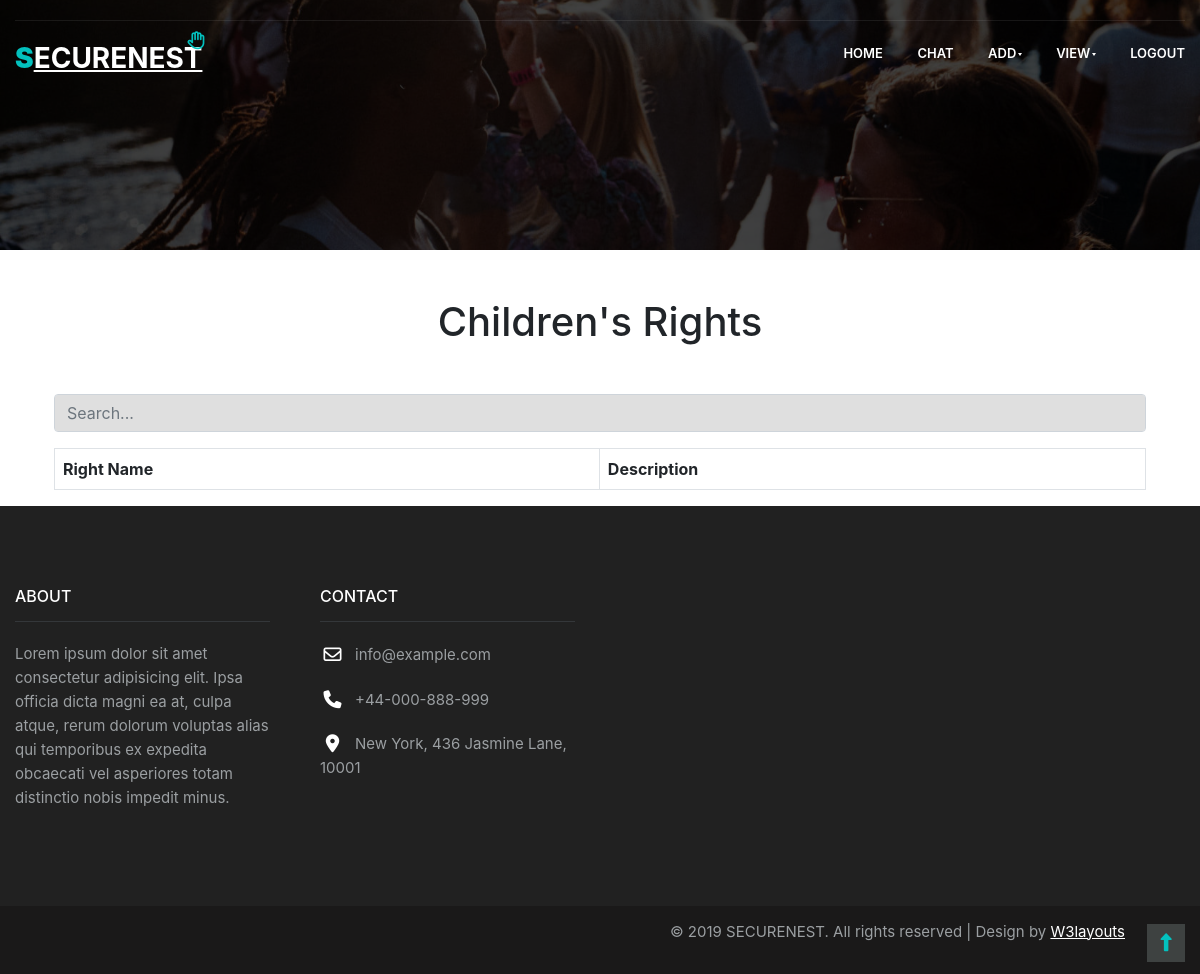
Page /viewRights/ on the earlier database version.
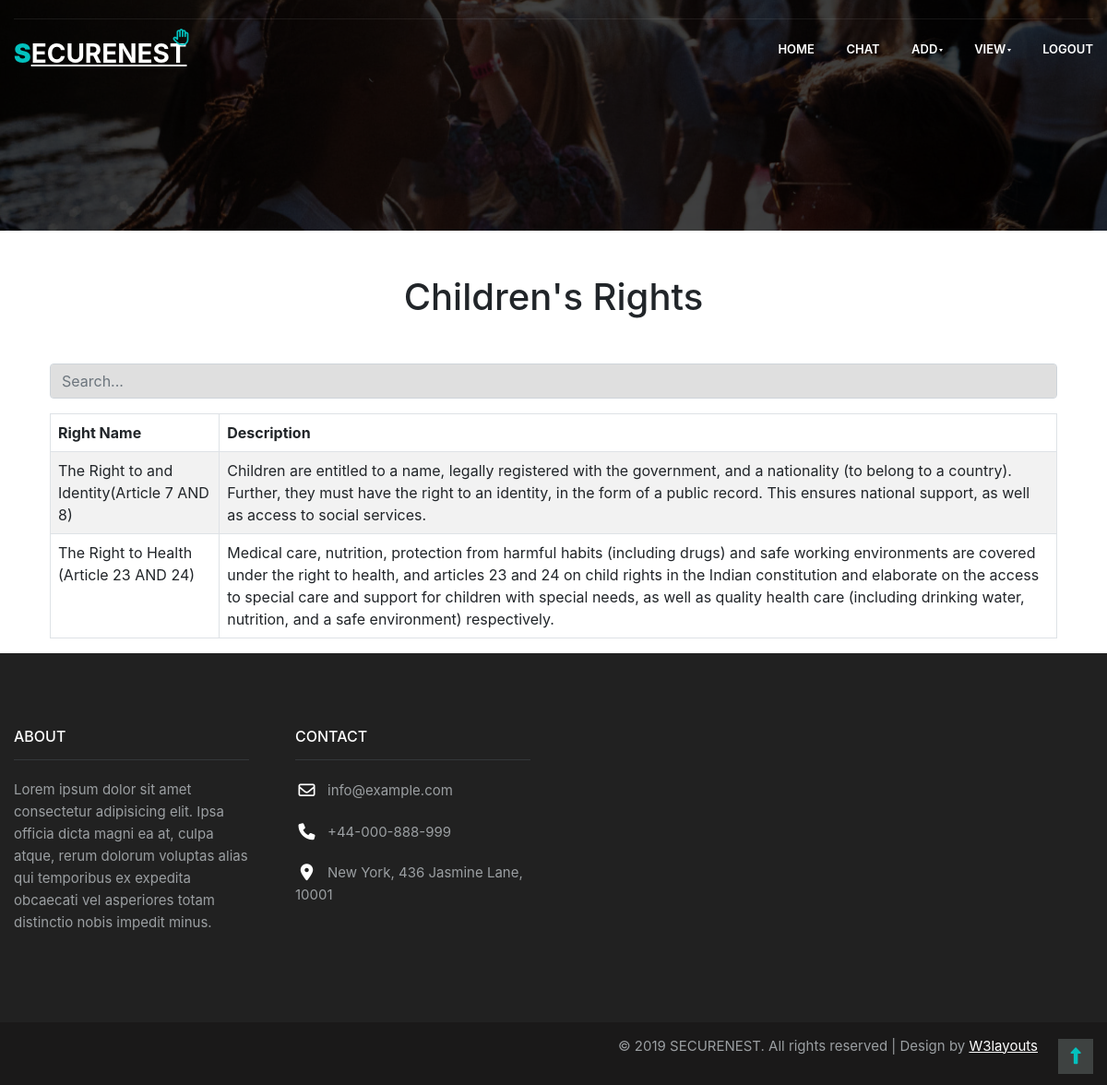
Same page on the later database version.
### SecureNestApp/models.py (models this page shows, shortened)
class Rights(models.Model):
    rightname = models.CharField(max_length=100)
    desc = models.CharField(max_length=300)

### SecureNestApp/views.py (the view)
# urls.py: path("viewRights/", views.viewRights),
def viewRights(request):
    rights = Rights.objects.all()
    return render(request, "ADMIN/viewRights.html", {"rights": rights})

### templates/ADMIN/viewRights.html (shortened to what this page needs)
{% extends "ADMIN/adminBase.html" %}
{% block header %}
<link rel="stylesheet" href="https://cdn.jsdelivr.net/npm/bootstrap@5.2.3/dist/css/bootstrap.min.css"
>
<link rel="stylesheet" href="https://stackpath.bootstrapcdn.com/bootstrap/5.0.0/css/bootstrap.min.css">
<body>
    <div class="container">
        <h1 align="center" class="m-5">Children's Rights</h1>
        <input type="text" id="searchInput" class="form-control mb-3 test" placeholder="Search...">
        <table class="table table-striped table-bordered" border="1">
            <thead>
                <tr>
                    <th>Right Name</th>
                    <th>Description</th>
                </tr>
            </thead>
            <tbody id="tableBody">
                {% for i in rights %}
                <tr id="row{{ forloop.counter }}">
                    <td>{{ i.rightname }}</td>
                    <td>{{ i.desc }}</td>
                </tr>
                {% endfor %}
            </tbody>
        </table>
    </div>
</body>
</html>
{% endblock %}

Differences in the rows shown:
added Rights: rightname "The Right to and Identity(Article 7 AND 8)", desc "Children are entitled to a name, legally registered with the government, and a nationality (to belong to a country). Further, they must have the right to an identity, in the form of a public record. This ensures national support, as well as access to social services."
added Rights: rightname "The Right to Health (Article 23 AND 24)", desc "Medical care, nutrition, protection from harmful habits (including drugs) and safe working environments are covered under the right to health, and articles 23 and 24 on child rights in the Indian constitution and elaborate on the access to special care and support for children with special needs, as well as quality health care (including drinking water, nutrition, and a safe environment) respectively."
